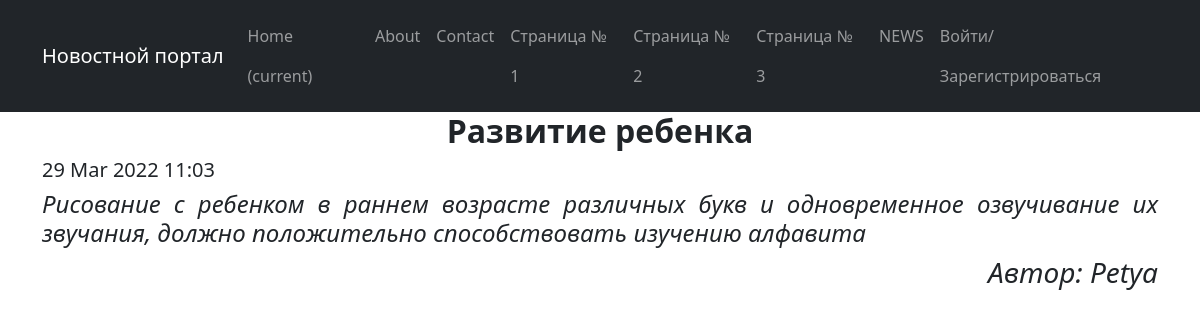
Screenshot of /news/10/ with the database file from the repository.
### news/models.py (models this page shows, shortened)
class Post(models.Model):
    author = models.ForeignKey(Author, on_delete=models.CASCADE)
    NEWS = 'NW'
    ARTICLE = 'AR'
    CATEGORY_CHOICES = (
        (NEWS, 'Новость'),
        (ARTICLE, 'Статья'),
    )
    categoryType = models.CharField(max_length=2, choices=CATEGORY_CHOICES, default=ARTICLE)
    dateCreation = models.DateTimeField(auto_now_add=True)
    postCategory = models.ManyToManyField(Category, through='PostCategory')
    title = models.CharField(max_length=128)
    text = models.TextField()
    rating = models.SmallIntegerField(default=0)

class Author(models.Model):
    authorUser = models.OneToOneField(User, on_delete=models.CASCADE)
    ratingAuthor = models.SmallIntegerField(default=0)

### news/views.py (the view)
# urls.py: path('<int:pk>/', PostDetailView.as_view(), name='news_detail'),
class PostDetailView(DetailView):
    template_name = 'news/news_detail.html'
    queryset = Post.objects.all()

### templates/news/news_detail.html (shortened to what this page needs)
{% extends 'flatpages/default.html' %}
{% block content %}
<head>
</head>
    <div>
        <h2><strong>{{ post.title }}</strong></h2>
        <div align="left"><h5>{{ post.dateCreation|date:'d M Y H:m' }}</h5></div>
        <div align="justify"><h4><i>{{ post.text }}</i></h4></div>
        <div align="right"><h3><i>Автор: {{ post.author.authorUser.username }}</i></h3></div>
    </div>
{% endblock content %}

### templates/news/news_detail.html (style rules this page uses)
div { line-height: 2.5 }

### rows the page displays
Post: title "Развитие ребенка", dateCreation "29 Mar 2022 11:03", text "Рисование с ребенком в раннем возрасте различных букв и одновременное озвучивание их звучания, должно положительно способствовать изучению алфавита", author.authorUser.username "Petya"
